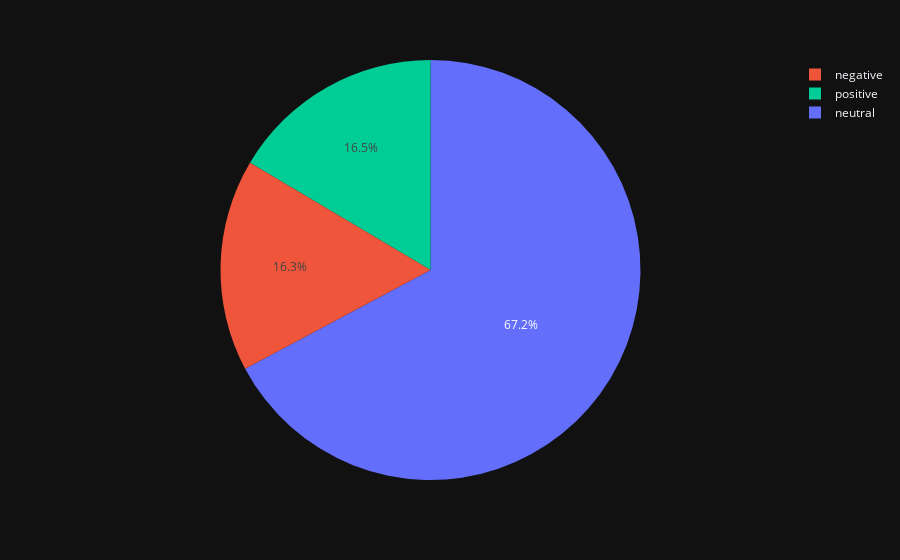
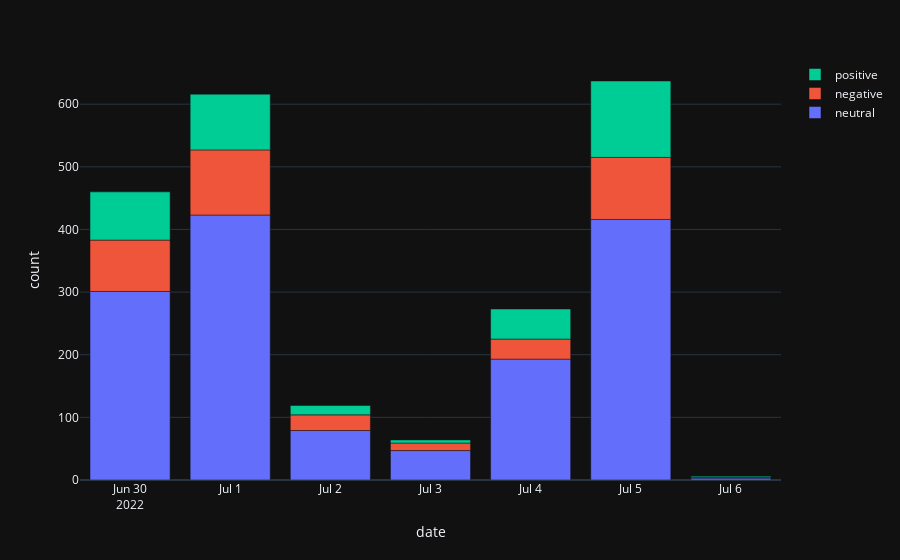

Notebook code cell kept with these figures, in order:
### Code cell
sp.sent_pie(source = "News", model = "FinBERT", part = "title",  ticker = "ALL").show()
sp.sent_bar(source = "News", model = "FinBERT", part = "title",  ticker = "ALL").show()

### Figure 1 — Plotly figure (JSON) as saved in the notebook; plotly's stock layout.template omitted (floating-point values rounded to 4 significant figures)
{"data": [{"customdata": [["negative"], ["neutral"], ["positive"], ["negative"], ["neutral"], ["positive"], ["negative"], ["neutral"], ["positive"], ["negative"], ["neutral"], ["positive"], ["negative"], ["neutral"], ["positive"], ["negative"], ["neutral"], ["positive"], ["negative"], ["neutral"], ["positive"]], "domain": {"x": [0, 1], "y": [0, 1]}, "hovertemplate": "title_FinBERT=%{customdata[0]}<br>count=%{value}<extra></extra>", "labels": ["negative", "neutral", "positive", "negative", "neutral", "positive", "negative", "neutral", "positive", "negative", "neutral", "positive", "negative", "neutral", "positive", "negative", "neutral", "positive", "negative", "neutral", "positive"], "legendgroup": "", "marker": {"colors": ["#EF553B", "#636EFA", "#00CC96", "#EF553B", "#636EFA", "#00CC96", "#EF553B", "#636EFA", "#00CC96", "#EF553B", "#636EFA", "#00CC96", "#EF553B", "#636EFA", "#00CC96", "#EF553B", "#636EFA", "#00CC96", "#EF553B", "#636EFA", "#00CC96"]}, "name": "", "showlegend": true, "type": "pie", "values": [82, 301, 77, 104, 423, 89, 25, 79, 15, 12, 47, 5, 32, 193, 48, 99, 416, 122, 1, 3, 2]}], "layout": {"legend": {"tracegroupgap": 0, "traceorder": "reversed"}, "margin": {"t": 60}, "title": {"font": {"family": "Courier New, monospace", "size": 25}, "x": 0.5, "xanchor": "center", "y": 0.95, "yanchor": "top"}}}

### Figure 2 — Plotly figure (JSON) as saved in the notebook; plotly's stock layout.template omitted (floating-point values rounded to 4 significant figures)
{"data": [{"alignmentgroup": "True", "hovertemplate": "title_FinBERT=neutral<br>date=%{x}<br>count=%{y}<extra></extra>", "legendgroup": "neutral", "marker": {"color": "#636EFA", "pattern": {"shape": ""}}, "name": "neutral", "offsetgroup": "neutral", "orientation": "v", "showlegend": true, "textposition": "auto", "type": "bar", "x": ["2022-06-30T00:00:00", "2022-07-01T00:00:00", "2022-07-02T00:00:00", "2022-07-03T00:00:00", "2022-07-04T00:00:00", "2022-07-05T00:00:00", "2022-07-06T00:00:00"], "xaxis": "x", "y": [301, 423, 79, 47, 193, 416, 3], "yaxis": "y"}, {"alignmentgroup": "True", "hovertemplate": "title_FinBERT=negative<br>date=%{x}<br>count=%{y}<extra></extra>", "legendgroup": "negative", "marker": {"color": "#EF553B", "pattern": {"shape": ""}}, "name": "negative", "offsetgroup": "negative", "orientation": "v", "showlegend": true, "textposition": "auto", "type": "bar", "x": ["2022-06-30T00:00:00", "2022-07-01T00:00:00", "2022-07-02T00:00:00", "2022-07-03T00:00:00", "2022-07-04T00:00:00", "2022-07-05T00:00:00", "2022-07-06T00:00:00"], "xaxis": "x", "y": [82, 104, 25, 12, 32, 99, 1], "yaxis": "y"}, {"alignmentgroup": "True", "hovertemplate": "title_FinBERT=positive<br>date=%{x}<br>count=%{y}<extra></extra>", "legendgroup": "positive", "marker": {"color": "#00CC96", "pattern": {"shape": ""}}, "name": "positive", "offsetgroup": "positive", "orientation": "v", "showlegend": true, "textposition": "auto", "type": "bar", "x": ["2022-06-30T00:00:00", "2022-07-01T00:00:00", "2022-07-02T00:00:00", "2022-07-03T00:00:00", "2022-07-04T00:00:00", "2022-07-05T00:00:00", "2022-07-06T00:00:00"], "xaxis": "x", "y": [77, 89, 15, 5, 48, 122, 2], "yaxis": "y"}], "layout": {"barmode": "relative", "legend": {"title": {"text": ""}, "tracegroupgap": 0, "traceorder": "reversed"}, "margin": {"t": 60}, "title": {"font": {"family": "Courier New, monospace", "size": 25}, "x": 0.5, "xanchor": "center", "y": 0.95, "yanchor": "top"}, "xaxis": {"anchor": "y", "domain": [0, 1], "dtick": "D1", "title": {"text": "date"}}, "yaxis": {"anchor": "x", "domain": [0, 1], "title": {"text": "count"}}}}
